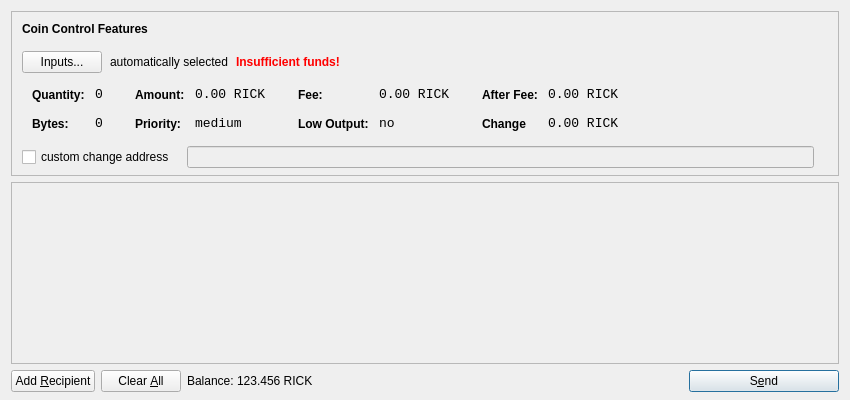
<?xml version="1.0" encoding="UTF-8"?>
<ui version="4.0">
 <class>SendCoinsDialog</class>
 <widget class="QDialog" name="SendCoinsDialog">
  <property name="geometry">
   <rect>
    <x>0</x>
    <y>0</y>
    <width>850</width>
    <height>400</height>
   </rect>
  </property>
  <property name="windowTitle">
   <string>Send Coins</string>
  </property>
  <layout class="QVBoxLayout" name="verticalLayout" stretch="0,1,0">
   <property name="bottomMargin">
    <number>8</number>
   </property>
   <item>
    <widget class="QFrame" name="frameCoinControl">
     <property name="sizePolicy">
      <sizepolicy hsizetype="Expanding" vsizetype="Expanding">
       <horstretch>0</horstretch>
       <verstretch>0</verstretch>
      </sizepolicy>
     </property>
     <property name="maximumSize">
      <size>
       <width>16777215</width>
       <height>16777215</height>
      </size>
     </property>
     <property name="frameShape">
      <enum>QFrame::StyledPanel</enum>
     </property>
     <property name="frameShadow">
      <enum>QFrame::Sunken</enum>
     </property>
     <layout class="QVBoxLayout" name="verticalLayoutCoinControl2">
      <property name="spacing">
       <number>-1</number>
      </property>
      <property name="leftMargin">
       <number>0</number>
      </property>
      <property name="topMargin">
       <number>0</number>
      </property>
      <property name="rightMargin">
       <number>0</number>
      </property>
      <property name="bottomMargin">
       <number>6</number>
      </property>
      <item>
       <layout class="QVBoxLayout" name="verticalLayoutCoinControl" stretch="0,0,0,0,1">
        <property name="spacing">
         <number>0</number>
        </property>
        <property name="leftMargin">
         <number>10</number>
        </property>
        <property name="topMargin">
         <number>10</number>
        </property>
        <item>
         <layout class="QHBoxLayout" name="horizontalLayoutCoinControl1">
          <property name="bottomMargin">
           <number>15</number>
          </property>
          <item>
           <widget class="QLabel" name="labelCoinControlFeatures">
            <property name="sizePolicy">
             <sizepolicy hsizetype="Preferred" vsizetype="Maximum">
              <horstretch>0</horstretch>
              <verstretch>0</verstretch>
             </sizepolicy>
            </property>
            <property name="font">
             <font>
              <weight>75</weight>
              <bold>true</bold>
             </font>
            </property>
            <property name="styleSheet">
             <string notr="true">font-weight:bold;</string>
            </property>
            <property name="text">
             <string>Coin Control Features</string>
            </property>
           </widget>
          </item>
         </layout>
        </item>
        <item>
         <layout class="QHBoxLayout" name="horizontalLayoutCoinControl2" stretch="0,0,0,0">
          <property name="spacing">
           <number>8</number>
          </property>
          <property name="bottomMargin">
           <number>10</number>
          </property>
          <item>
           <widget class="QPushButton" name="pushButtonCoinControl">
            <property name="styleSheet">
             <string notr="true"/>
            </property>
            <property name="text">
             <string>Inputs...</string>
            </property>
           </widget>
          </item>
          <item>
           <widget class="QLabel" name="labelCoinControlAutomaticallySelected">
            <property name="text">
             <string>automatically selected</string>
            </property>
            <property name="margin">
             <number>5</number>
            </property>
           </widget>
          </item>
          <item>
           <widget class="QLabel" name="labelCoinControlInsuffFunds">
            <property name="font">
             <font>
              <weight>75</weight>
              <bold>true</bold>
             </font>
            </property>
            <property name="styleSheet">
             <string notr="true">color:red;font-weight:bold;</string>
            </property>
            <property name="text">
             <string>Insufficient funds!</string>
            </property>
            <property name="margin">
             <number>5</number>
            </property>
           </widget>
          </item>
          <item>
           <spacer name="horizontalSpacerCoinControl">
            <property name="orientation">
             <enum>Qt::Horizontal</enum>
            </property>
            <property name="sizeHint" stdset="0">
             <size>
              <width>40</width>
              <height>1</height>
             </size>
            </property>
           </spacer>
          </item>
         </layout>
        </item>
        <item>
         <widget class="QWidget" name="widgetCoinControl" native="true">
          <property name="sizePolicy">
           <sizepolicy hsizetype="Preferred" vsizetype="Preferred">
            <horstretch>0</horstretch>
            <verstretch>0</verstretch>
           </sizepolicy>
          </property>
          <property name="minimumSize">
           <size>
            <width>0</width>
            <height>0</height>
           </size>
          </property>
          <property name="styleSheet">
           <string notr="true"/>
          </property>
          <layout class="QHBoxLayout" name="horizontalLayoutCoinControl5">
           <property name="margin">
            <number>0</number>
           </property>
           <item>
            <layout class="QHBoxLayout" name="horizontalLayoutCoinControl3" stretch="0,0,0,1">
             <property name="spacing">
              <number>20</number>
             </property>
             <property name="topMargin">
              <number>0</number>
             </property>
             <property name="bottomMargin">
              <number>10</number>
             </property>
             <item>
              <layout class="QFormLayout" name="formLayoutCoinControl1">
               <property name="horizontalSpacing">
                <number>10</number>
               </property>
               <property name="verticalSpacing">
                <number>14</number>
               </property>
               <property name="leftMargin">
                <number>10</number>
               </property>
               <property name="topMargin">
                <number>4</number>
               </property>
               <property name="rightMargin">
                <number>6</number>
               </property>
               <item row="0" column="0">
                <widget class="QLabel" name="labelCoinControlQuantityText">
                 <property name="styleSheet">
                  <string notr="true">font-weight:bold;</string>
                 </property>
                 <property name="text">
                  <string>Quantity:</string>
                 </property>
                 <property name="margin">
                  <number>0</number>
                 </property>
                </widget>
               </item>
               <item row="0" column="1">
                <widget class="QLabel" name="labelCoinControlQuantity">
                 <property name="font">
                  <font>
                   <family>Monospace</family>
                   <pointsize>10</pointsize>
                  </font>
                 </property>
                 <property name="cursor">
                  <cursorShape>IBeamCursor</cursorShape>
                 </property>
                 <property name="contextMenuPolicy">
                  <enum>Qt::ActionsContextMenu</enum>
                 </property>
                 <property name="text">
                  <string>0</string>
                 </property>
                 <property name="margin">
                  <number>0</number>
                 </property>
                 <property name="textInteractionFlags">
                  <set>Qt::LinksAccessibleByMouse|Qt::TextSelectableByKeyboard|Qt::TextSelectableByMouse</set>
                 </property>
                </widget>
               </item>
               <item row="1" column="0">
                <widget class="QLabel" name="labelCoinControlBytesText">
                 <property name="styleSheet">
                  <string notr="true">font-weight:bold;</string>
                 </property>
                 <property name="text">
                  <string>Bytes:</string>
                 </property>
                </widget>
               </item>
               <item row="1" column="1">
                <widget class="QLabel" name="labelCoinControlBytes">
                 <property name="font">
                  <font>
                   <family>Monospace</family>
                   <pointsize>10</pointsize>
                  </font>
                 </property>
                 <property name="cursor">
                  <cursorShape>IBeamCursor</cursorShape>
                 </property>
                 <property name="contextMenuPolicy">
                  <enum>Qt::ActionsContextMenu</enum>
                 </property>
                 <property name="text">
                  <string>0</string>
                 </property>
                 <property name="textInteractionFlags">
                  <set>Qt::LinksAccessibleByMouse|Qt::TextSelectableByKeyboard|Qt::TextSelectableByMouse</set>
                 </property>
                </widget>
               </item>
              </layout>
             </item>
             <item>
              <layout class="QFormLayout" name="formLayoutCoinControl2">
               <property name="horizontalSpacing">
                <number>10</number>
               </property>
               <property name="verticalSpacing">
                <number>14</number>
               </property>
               <property name="leftMargin">
                <number>6</number>
               </property>
               <property name="topMargin">
                <number>4</number>
               </property>
               <property name="rightMargin">
                <number>6</number>
               </property>
               <item row="0" column="0">
                <widget class="QLabel" name="labelCoinControlAmountText">
                 <property name="styleSheet">
                  <string notr="true">font-weight:bold;</string>
                 </property>
                 <property name="text">
                  <string>Amount:</string>
                 </property>
                 <property name="margin">
                  <number>0</number>
                 </property>
                </widget>
               </item>
               <item row="0" column="1">
                <widget class="QLabel" name="labelCoinControlAmount">
                 <property name="font">
                  <font>
                   <family>Monospace</family>
                   <pointsize>10</pointsize>
                  </font>
                 </property>
                 <property name="cursor">
                  <cursorShape>IBeamCursor</cursorShape>
                 </property>
                 <property name="contextMenuPolicy">
                  <enum>Qt::ActionsContextMenu</enum>
                 </property>
                 <property name="text">
                  <string>0.00 RICK</string>
                 </property>
                 <property name="textInteractionFlags">
                  <set>Qt::LinksAccessibleByMouse|Qt::TextSelectableByKeyboard|Qt::TextSelectableByMouse</set>
                 </property>
                </widget>
               </item>
               <item row="1" column="0">
                <widget class="QLabel" name="labelCoinControlPriorityText">
                 <property name="styleSheet">
                  <string notr="true">font-weight:bold;</string>
                 </property>
                 <property name="text">
                  <string>Priority:</string>
                 </property>
                </widget>
               </item>
               <item row="1" column="1">
                <widget class="QLabel" name="labelCoinControlPriority">
                 <property name="font">
                  <font>
                   <family>Monospace</family>
                   <pointsize>10</pointsize>
                  </font>
                 </property>
                 <property name="cursor">
                  <cursorShape>IBeamCursor</cursorShape>
                 </property>
                 <property name="contextMenuPolicy">
                  <enum>Qt::ActionsContextMenu</enum>
                 </property>
                 <property name="text">
                  <string>medium</string>
                 </property>
                 <property name="textInteractionFlags">
                  <set>Qt::LinksAccessibleByMouse|Qt::TextSelectableByKeyboard|Qt::TextSelectableByMouse</set>
                 </property>
                </widget>
               </item>
              </layout>
             </item>
             <item>
              <layout class="QFormLayout" name="formLayoutCoinControl3">
               <property name="horizontalSpacing">
                <number>10</number>
               </property>
               <property name="verticalSpacing">
                <number>14</number>
               </property>
               <property name="leftMargin">
                <number>6</number>
               </property>
               <property name="topMargin">
                <number>4</number>
               </property>
               <property name="rightMargin">
                <number>6</number>
               </property>
               <item row="0" column="0">
                <widget class="QLabel" name="labelCoinControlFeeText">
                 <property name="styleSheet">
                  <string notr="true">font-weight:bold;</string>
                 </property>
                 <property name="text">
                  <string>Fee:</string>
                 </property>
                 <property name="margin">
                  <number>0</number>
                 </property>
                </widget>
               </item>
               <item row="0" column="1">
                <widget class="QLabel" name="labelCoinControlFee">
                 <property name="font">
                  <font>
                   <family>Monospace</family>
                   <pointsize>10</pointsize>
                  </font>
                 </property>
                 <property name="cursor">
                  <cursorShape>IBeamCursor</cursorShape>
                 </property>
                 <property name="contextMenuPolicy">
                  <enum>Qt::ActionsContextMenu</enum>
                 </property>
                 <property name="text">
                  <string>0.00 RICK</string>
                 </property>
                 <property name="textInteractionFlags">
                  <set>Qt::LinksAccessibleByMouse|Qt::TextSelectableByKeyboard|Qt::TextSelectableByMouse</set>
                 </property>
                </widget>
               </item>
               <item row="1" column="0">
                <widget class="QLabel" name="labelCoinControlLowOutputText">
                 <property name="styleSheet">
                  <string notr="true">font-weight:bold;</string>
                 </property>
                 <property name="text">
                  <string>Low Output:</string>
                 </property>
                </widget>
               </item>
               <item row="1" column="1">
                <widget class="QLabel" name="labelCoinControlLowOutput">
                 <property name="font">
                  <font>
                   <family>Monospace</family>
                   <pointsize>10</pointsize>
                  </font>
                 </property>
                 <property name="cursor">
                  <cursorShape>IBeamCursor</cursorShape>
                 </property>
                 <property name="contextMenuPolicy">
                  <enum>Qt::ActionsContextMenu</enum>
                 </property>
                 <property name="text">
                  <string>no</string>
                 </property>
                 <property name="textInteractionFlags">
                  <set>Qt::LinksAccessibleByMouse|Qt::TextSelectableByKeyboard|Qt::TextSelectableByMouse</set>
                 </property>
                </widget>
               </item>
              </layout>
             </item>
             <item>
              <layout class="QFormLayout" name="formLayoutCoinControl4">
               <property name="horizontalSpacing">
                <number>10</number>
               </property>
               <property name="verticalSpacing">
                <number>14</number>
               </property>
               <property name="leftMargin">
                <number>6</number>
               </property>
               <property name="topMargin">
                <number>4</number>
               </property>
               <property name="rightMargin">
                <number>6</number>
               </property>
               <item row="0" column="0">
                <widget class="QLabel" name="labelCoinControlAfterFeeText">
                 <property name="styleSheet">
                  <string notr="true">font-weight:bold;</string>
                 </property>
                 <property name="text">
                  <string>After Fee:</string>
                 </property>
                 <property name="margin">
                  <number>0</number>
                 </property>
                </widget>
               </item>
               <item row="0" column="1">
                <widget class="QLabel" name="labelCoinControlAfterFee">
                 <property name="font">
                  <font>
                   <family>Monospace</family>
                   <pointsize>10</pointsize>
                  </font>
                 </property>
                 <property name="cursor">
                  <cursorShape>IBeamCursor</cursorShape>
                 </property>
                 <property name="contextMenuPolicy">
                  <enum>Qt::ActionsContextMenu</enum>
                 </property>
                 <property name="text">
                  <string>0.00 RICK</string>
                 </property>
                 <property name="textInteractionFlags">
                  <set>Qt::LinksAccessibleByMouse|Qt::TextSelectableByKeyboard|Qt::TextSelectableByMouse</set>
                 </property>
                </widget>
               </item>
               <item row="1" column="0">
                <widget class="QLabel" name="labelCoinControlChangeText">
                 <property name="styleSheet">
                  <string notr="true">font-weight:bold;</string>
                 </property>
                 <property name="text">
                  <string>Change</string>
                 </property>
                </widget>
               </item>
               <item row="1" column="1">
                <widget class="QLabel" name="labelCoinControlChange">
                 <property name="font">
                  <font>
                   <family>Monospace</family>
                   <pointsize>10</pointsize>
                  </font>
                 </property>
                 <property name="cursor">
                  <cursorShape>IBeamCursor</cursorShape>
                 </property>
                 <property name="contextMenuPolicy">
                  <enum>Qt::ActionsContextMenu</enum>
                 </property>
                 <property name="text">
                  <string>0.00 RICK</string>
                 </property>
                 <property name="textInteractionFlags">
                  <set>Qt::LinksAccessibleByMouse|Qt::TextSelectableByKeyboard|Qt::TextSelectableByMouse</set>
                 </property>
                </widget>
               </item>
              </layout>
             </item>
            </layout>
           </item>
          </layout>
         </widget>
        </item>
        <item>
         <layout class="QHBoxLayout" name="horizontalLayoutCoinControl4" stretch="0,0,0">
          <property name="spacing">
           <number>12</number>
          </property>
          <property name="sizeConstraint">
           <enum>QLayout::SetDefaultConstraint</enum>
          </property>
          <property name="topMargin">
           <number>5</number>
          </property>
          <property name="rightMargin">
           <number>5</number>
          </property>
          <item>
           <widget class="QCheckBox" name="checkBoxCoinControlChange">
            <property name="text">
             <string>custom change address</string>
            </property>
           </widget>
          </item>
          <item>
           <widget class="QLineEdit" name="lineEditCoinControlChange">
            <property name="enabled">
             <bool>false</bool>
            </property>
            <property name="sizePolicy">
             <sizepolicy hsizetype="Expanding" vsizetype="Fixed">
              <horstretch>0</horstretch>
              <verstretch>0</verstretch>
             </sizepolicy>
            </property>
           </widget>
          </item>
          <item>
           <widget class="QLabel" name="labelCoinControlChangeLabel">
            <property name="sizePolicy">
             <sizepolicy hsizetype="Preferred" vsizetype="Expanding">
              <horstretch>0</horstretch>
              <verstretch>0</verstretch>
             </sizepolicy>
            </property>
            <property name="minimumSize">
             <size>
              <width>0</width>
              <height>0</height>
             </size>
            </property>
            <property name="text">
             <string/>
            </property>
            <property name="margin">
             <number>3</number>
            </property>
           </widget>
          </item>
         </layout>
        </item>
        <item>
         <spacer name="verticalSpacerCoinControl">
          <property name="orientation">
           <enum>Qt::Vertical</enum>
          </property>
          <property name="sizeHint" stdset="0">
           <size>
            <width>800</width>
            <height>1</height>
           </size>
          </property>
         </spacer>
        </item>
       </layout>
      </item>
     </layout>
    </widget>
   </item>
   <item>
    <widget class="QScrollArea" name="scrollArea">
     <property name="widgetResizable">
      <bool>true</bool>
     </property>
     <widget class="QWidget" name="scrollAreaWidgetContents">
      <property name="geometry">
       <rect>
        <x>0</x>
        <y>0</y>
        <width>830</width>
        <height>165</height>
       </rect>
      </property>
      <layout class="QVBoxLayout" name="verticalLayout_2">
       <property name="margin">
        <number>0</number>
       </property>
       <item>
        <layout class="QVBoxLayout" name="entries">
         <property name="spacing">
          <number>6</number>
         </property>
        </layout>
       </item>
       <item>
        <spacer name="verticalSpacer">
         <property name="orientation">
          <enum>Qt::Vertical</enum>
         </property>
         <property name="sizeHint" stdset="0">
          <size>
           <width>20</width>
           <height>40</height>
          </size>
         </property>
        </spacer>
       </item>
      </layout>
     </widget>
    </widget>
   </item>
   <item>
    <layout class="QHBoxLayout" name="horizontalLayout">
     <item>
      <widget class="QPushButton" name="addButton">
       <property name="toolTip">
        <string>Send to multiple recipients at once</string>
       </property>
       <property name="text">
        <string>Add &amp;Recipient</string>
       </property>
       <property name="icon">
        <iconset resource="../../bitcoin.qrc">
         <normaloff>:/icons/add</normaloff>:/icons/add</iconset>
       </property>
       <property name="autoDefault">
        <bool>false</bool>
       </property>
      </widget>
     </item>
     <item>
      <widget class="QPushButton" name="clearButton">
       <property name="sizePolicy">
        <sizepolicy hsizetype="Minimum" vsizetype="Fixed">
         <horstretch>0</horstretch>
         <verstretch>0</verstretch>
        </sizepolicy>
       </property>
       <property name="toolTip">
        <string>Remove all transaction fields</string>
       </property>
       <property name="text">
        <string>Clear &amp;All</string>
       </property>
       <property name="icon">
        <iconset resource="../../bitcoin.qrc">
         <normaloff>:/icons/remove</normaloff>:/icons/remove</iconset>
       </property>
       <property name="autoRepeatDelay">
        <number>300</number>
       </property>
       <property name="autoDefault">
        <bool>false</bool>
       </property>
      </widget>
     </item>
     <item>
      <layout class="QHBoxLayout" name="horizontalLayout_2">
       <property name="spacing">
        <number>3</number>
       </property>
       <item>
        <widget class="QLabel" name="label">
         <property name="sizePolicy">
          <sizepolicy hsizetype="Preferred" vsizetype="Fixed">
           <horstretch>0</horstretch>
           <verstretch>0</verstretch>
          </sizepolicy>
         </property>
         <property name="text">
          <string>Balance:</string>
         </property>
        </widget>
       </item>
       <item>
        <widget class="QLabel" name="labelBalance">
         <property name="sizePolicy">
          <sizepolicy hsizetype="Preferred" vsizetype="Fixed">
           <horstretch>0</horstretch>
           <verstretch>0</verstretch>
          </sizepolicy>
         </property>
         <property name="cursor">
          <cursorShape>IBeamCursor</cursorShape>
         </property>
         <property name="text">
          <string>123.456 RICK</string>
         </property>
         <property name="textInteractionFlags">
          <set>Qt::LinksAccessibleByMouse|Qt::TextSelectableByKeyboard|Qt::TextSelectableByMouse</set>
         </property>
        </widget>
       </item>
      </layout>
     </item>
     <item>
      <spacer name="horizontalSpacer">
       <property name="orientation">
        <enum>Qt::Horizontal</enum>
       </property>
       <property name="sizeHint" stdset="0">
        <size>
         <width>40</width>
         <height>20</height>
        </size>
       </property>
      </spacer>
     </item>
     <item>
      <widget class="QPushButton" name="sendButton">
       <property name="minimumSize">
        <size>
         <width>150</width>
         <height>0</height>
        </size>
       </property>
       <property name="toolTip">
        <string>Confirm the send action</string>
       </property>
       <property name="text">
        <string>S&amp;end</string>
       </property>
       <property name="icon">
        <iconset resource="../../bitcoin.qrc">
         <normaloff>:/icons/send</normaloff>:/icons/send</iconset>
       </property>
       <property name="default">
        <bool>true</bool>
       </property>
      </widget>
     </item>
    </layout>
   </item>
  </layout>
 </widget>
 <resources>
  <include location="../../bitcoin.qrc"/>
 </resources>
 <connections/>
</ui>
